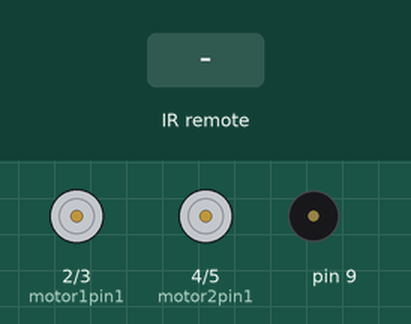
This sketch was run on a simulated Arduino Uno, built with avr-gcc and run on an emulated ATmega328P. Shown: motor-driver pin pairs drawn as motors (green arrow = first pin HIGH = forward, orange = second pin HIGH = backward, longer = more drive), buzzer (waves = sounding). The inputs (shaded band) are chosen by the test bench. What the sketch prints to the serial monitor is not drawn.

Above: at 1.2 s.
1.3 s: infrared code 0xFF629D received
4.3 s: infrared code 0xFF30CF received
At 5.4 s:
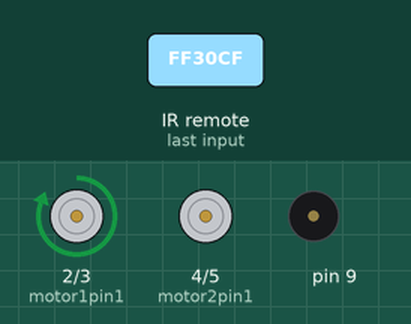
5.8 s: infrared code 0xFF7A85 received
At 6.6 s:
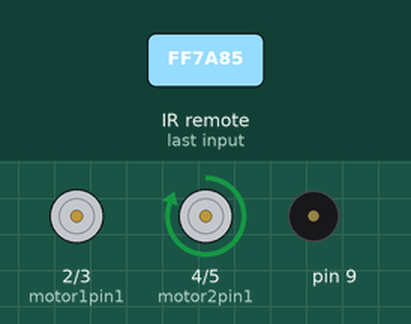
7.3 s: infrared code 0xFF9867 received
At 7.8 s:
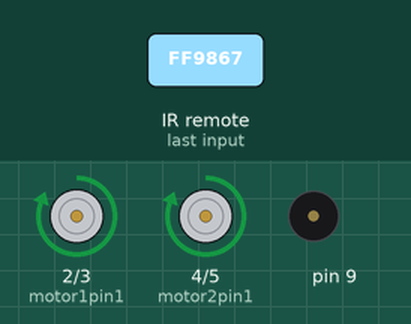
8.8 s: infrared code 0xFF38C7 received
At 10.0 s:
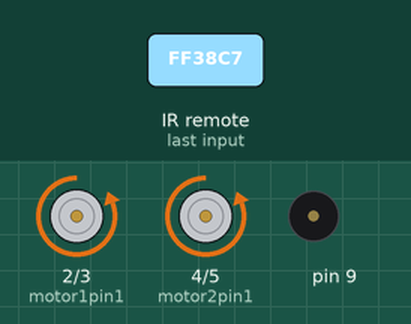
10.3 s: infrared code 0xFF22DD received
At 10.7 s:
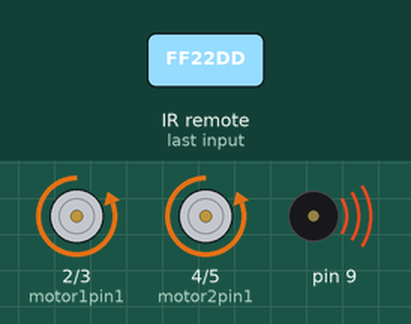
Timing chart, 0 to 13.3 s (numbered marks = the images above; inputs shaded):
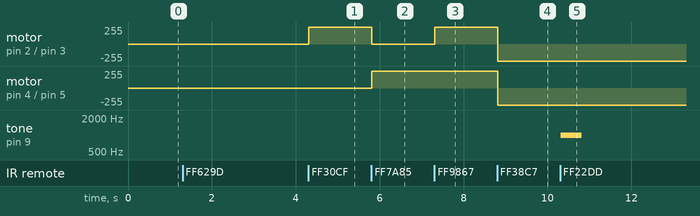

The sketch:

motor_control.ino
```cpp
#include <IRremote.h>
#include <NewTone.h>
#define ON_OFF_KEY 0xFF629D
#define LEFT_KEY 0xFF30CF
#define RIGHT_KEY 0xFF7A85
#define FORWARD_KEY 0xFF9867
#define BACKWARD_KEY 0xFF38C7
#define STOP_KEY  0xFF18E7
#define A 0xFF22DD

int motor1pin1 = 2;
int motor1pin2 = 3;

int motor2pin1 = 4;
int motor2pin2 = 5;
const int sensorPin = 6;
int LED = 13;
int Buzzer = 9;

IRrecv irrecv(sensorPin);  // Initialize IR Library
decode_results results;   // Initialize IR Library
bool isOn = false;

void setup() {
  // put your setup code here, to run once:
  Serial.begin(9600);
  irrecv.enableIRIn();  // Start the receiver
  pinMode(motor1pin1, OUTPUT);
  pinMode(motor1pin2, OUTPUT);
  pinMode(motor2pin1, OUTPUT);
  pinMode(motor2pin2, OUTPUT);
}

void loop() {
  // put your main code here, to run repeatedly:
  Serial.print("IR Sensor Reading");
  if (irrecv.decode(&results)) {
    irrecv.resume(); // Receive the next value
    // Power switch
    if (results.value == ON_OFF_KEY) {
      if (isOn == true) {
        Serial.println("Turning Off");
        powerOff();
      }
      else if (isOn == false) {
        Serial.println("Turning On");
        powerOn();
        //Can we turn on an led?
      }
    }

    // Motor operations
    if (isOn == true) {

      if (results.value == LEFT_KEY)      // Move left
        left();
      else if (results.value == RIGHT_KEY) // Move right
        right();
      else if (results.value == FORWARD_KEY) // Move forward
        forward();
      else if (results.value == BACKWARD_KEY) // Move backward
        backward();
      else if (results.value == STOP_KEY) // Halt
	      halt();
      else if (results.value == A) // Honk
        honk();
    }
  }
  delay(100);

}

// Turn Off bot
void powerOff() {
  isOn = false;
  digitalWrite(LED, LOW);
  halt();
}
// Turn on bot
void powerOn() {
  isOn = true;
  digitalWrite(LED, HIGH);
  halt(); // can we do a dance
}

void halt() {
  digitalWrite(motor1pin1, LOW);
  digitalWrite(motor1pin2, LOW);

  digitalWrite(motor2pin1, LOW);
  digitalWrite(motor2pin2, LOW);
  delay(1000);
}

void forward() {
  digitalWrite(motor1pin1, HIGH);
  digitalWrite(motor1pin2, LOW);

  digitalWrite(motor2pin1, HIGH);
  digitalWrite(motor2pin2, LOW);
  delay(1000);
}

void left() {
  digitalWrite(motor1pin1, HIGH);
  digitalWrite(motor1pin2, LOW);

  digitalWrite(motor2pin1, LOW);
  digitalWrite(motor2pin2, LOW);
  delay(1000);
}

void right() {
  digitalWrite(motor1pin1, LOW);
  digitalWrite(motor1pin2, LOW);

  digitalWrite(motor2pin1, HIGH);
  digitalWrite(motor2pin2, LOW);
  delay(1000);
}

void backward() {
  digitalWrite(motor1pin1, LOW);
  digitalWrite(motor1pin2, HIGH);

  digitalWrite(motor2pin1, LOW);
  digitalWrite(motor2pin2, HIGH);
  delay(1000);
}

void honk() {
  NewTone(Buzzer, 1000);
  delay(500);
  noNewTone(Buzzer);
}
```

Measured:
- after the input at 1.3 s, every drawn part: stays the same
- after the input at 4.3 s, motor on pin 2 (motor1pin1) / pin 3 (motor1pin2): stopped → forward 255/255 at once
- after the input at 5.8 s, motor on pin 2 (motor1pin1) / pin 3 (motor1pin2): forward 255/255 → stopped at once; motor on pin 4 (motor2pin1) / pin 5 (motor2pin2): stopped → forward 255/255 at once
- after the input at 7.3 s, motor on pin 2 (motor1pin1) / pin 3 (motor1pin2): stopped → forward 255/255 at once
- after the input at 8.8 s, motor on pin 2 (motor1pin1) / pin 3 (motor1pin2), motor on pin 4 (motor2pin1) / pin 5 (motor2pin2): forward 255/255 → backward 255/255 at once
- after the input at 10.3 s, tone on pin 9: silent → 1000 Hz at once, → silent 0.50 s later
